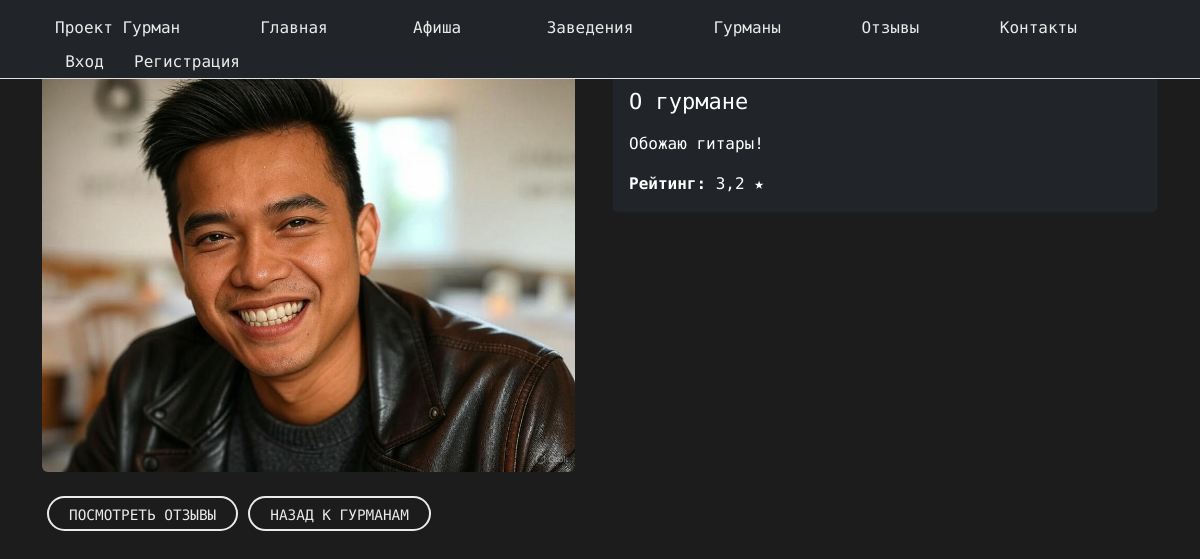
The app's page /gourmands/jaims-hatfield/ with its own data.
### landing/models.py (models this page shows, shortened)
class User(AbstractBaseUser, PermissionsMixin):
    ROLE_CHOICES = (
        ("gourmand", "Гурман"),
        ("owner", "Владелец заведения"),
    )
    email = models.EmailField(unique=True)
    first_name = models.CharField(max_length=30, blank=True)
    last_name = models.CharField(max_length=30, blank=True)
    role = models.CharField(max_length=10, choices=ROLE_CHOICES, default="gourmand", db_index=True)
    is_active = models.BooleanField(default=True)
    is_staff = models.BooleanField(default=False)
    slug = models.SlugField(max_length=100, blank=True, unique=True, verbose_name="Слаг")
    date_joined = models.DateTimeField(auto_now_add=True, db_index=True)
    objects = UserManager()
    USERNAME_FIELD = "email"
    REQUIRED_FIELDS = ["first_name", "last_name"]

class GourmandProfile(models.Model):
    user = models.OneToOneField(User, on_delete=models.CASCADE, related_name='gourmand_profile')
    rating = models.DecimalField(max_digits=3, decimal_places=1, default=0.0)
    image = models.ImageField(upload_to='gourmand_images/', blank=True, null=True)
    description = models.TextField(blank=True, null=True)

### landing/views.py (the view)
# urls.py: path('gourmands/<slug:slug>/', views.gourmand, name='gourmand'),
def gourmand(request, slug):
    gourmand_obj = get_object_or_404(User, slug=slug)
    return render(request, 'gourmands/gourmand.html', {'gourmand': gourmand_obj})

### templates/gourmands/gourmand.html (shortened to what this page needs)
{% extends 'landing/base.html' %}
{% load static %}
{% block content %}
<div class="container my-4 my-md-5">
  <div class="row mt-4">
    <div class="col-md-6">
      {% if gourmand.gourmand_profile.image %}
        <img src="{{ gourmand.gourmand_profile.image.url }}" alt="фото гурмана" class="img-fluid rounded" style="max-height: 400px; object-fit: cover;">
      {% else %}
        <img src="{% static 'img/default.png' %}" alt="фото гурмана" class="img-fluid rounded" style="max-height: 400px; object-fit: cover;">
      {% endif %}
    </div>
    <div class="col-md-6">
      <div class="card bg-dark text-white">
        <div class="card-body">
          <h4 class="card-title">О гурмане</h4>
          <p class="card-text">{{ gourmand.gourmand_profile.description }}</p>
          <p class="card-text">
            <strong>Рейтинг:</strong> {{ gourmand.gourmand_profile.rating }} ★
          </p>
        </div>
      </div>
    </div>
  </div>
  <div class="mt-4 button_user">
    <a href="{% url 'gourmand_reviews' gourmand.slug %}" class="custom-button">Посмотреть отзывы</a>
  </div>
  <div class="button_user">
    <a href="{% url 'gourmands' %}" class="custom-button">Назад к гурманам</a>
  </div>
</div>
{% endblock %}

### landing/static/landing/css/style.css (style rules this page uses)
body { background-color: #1c1c1c; color: white; font-family: 'LXGW WenKai Mono TC', 'Arial', sans-serif; min-height: 100vh; display: flex; flex-direction: column; }
a { color: #1f1f1f; text-decoration: none !important; outline: none !important; transition: all 0.3s ease-in-out; }
h1, h2, h3, h4, h5, h6 { letter-spacing: 0; font-weight: normal; position: relative; padding: 0 0 10px 0; line-height: normal; color: #111111; margin: 0; }
h4 { font-size: 22px; }
.button_user a { float: left; min-width: 75px; height: 35px; text-align: center; line-height: 35px; position: relative; padding: 0 15px; margin: 0 2px; }
.button_user .custom-button { display: inline-block; min-width: 120px; height: 35px; line-height: 35px; text-align: center; padding: 0 20px; margin: 0 5px; color: #eaeaea; border: 2px solid #eaeaea; border-radius: 25px; transition: all 0.3s ease; text-transform: uppercase; font-size: 0.9rem; }
.card-body { padding-top: 1rem!important; padding-right: 1rem!important; }

### records on screen
User: gourmand_profile.image (picture), gourmand_profile.description "Обожаю гитары!", gourmand_profile.rating "3,2"
